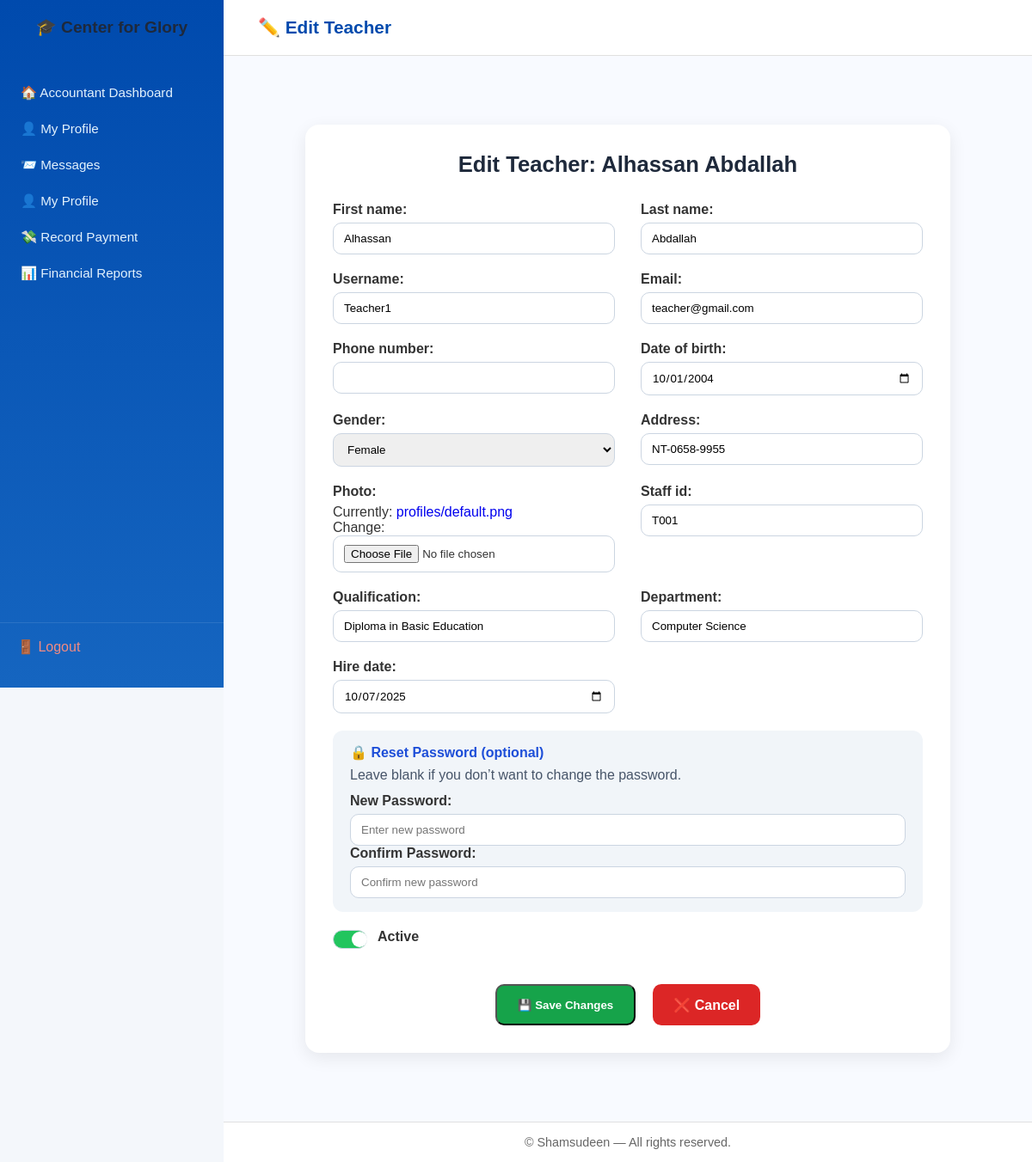
The app's page /accounts/admin/teacher/edit/1/ (signed in) with its own data.
### accounts/models.py (models this page shows, shortened)
class BaseProfile(models.Model):
    user = models.OneToOneField(CustomUser, on_delete=models.CASCADE, related_name="%(class)s_profile")
    date_of_birth = models.DateField(blank=True, null=True)
    gender = models.CharField(
        max_length=10,
        choices=[("Male", "Male"), ("Female", "Female")],
        blank=True,
    )
    address = models.CharField(max_length=255, blank=True)
    photo = models.ImageField(upload_to="profiles/", default="profiles/default.png")
    class Meta:
        abstract = True

class Teacher(BaseProfile):
    staff_id = models.CharField(max_length=20, unique=True)
    qualification = models.CharField(max_length=100, blank=True)
    department = models.CharField(max_length=100, blank=True)
    hire_date = models.DateField(blank=True, null=True)

class CustomUser(AbstractUser):
    class Roles(models.TextChoices):
        SUPER_ADMIN = "super_admin", _("Super Administrator")
        ADMIN = "admin", _("Administrator / Principal")
        TEACHER = "teacher", _("Teacher")
        STUDENT = "student", _("Student")
        ACCOUNTANT = "accountant", _("Accountant")
        PARENT = "parent", _("Parent / Guardian")
    username = models.CharField(max_length=150, unique=True)
    email = models.EmailField(unique=True)
    role = models.CharField(max_length=20, choices=Roles.choices, default=Roles.STUDENT)
    phone_number = models.CharField(
        max_length=15,
        validators=[RegexValidator(r"^\+?\d{9,15}$", "Enter a valid phone number.")],
        blank=True,
        null=True,
    )
    is_verified = models.BooleanField(default=False)
    USERNAME_FIELD = "username"
    REQUIRED_FIELDS = ["email"]

### accounts/views.py (the view)
# urls.py: path("admin/teacher/edit/<int:pk>/", views.edit_teacher, name="edit_teacher"),
@login_required
def edit_teacher(request, pk):
    teacher = get_object_or_404(Teacher, pk=pk)
    user = teacher.user  # linked CustomUser
    if request.method == "POST":
        user_form = UserForm(request.POST, instance=user)
        teacher_form = TeacherProfileForm(request.POST, instance=teacher)
        new_password = request.POST.get("new_password")  # optional password
        confirm_password = request.POST.get("confirm_password")
        is_active = request.POST.get("is_active")  # Active checkbox
        if user_form.is_valid() and teacher_form.is_valid():
            user_form.save()
            teacher_form.save()
            if new_password:
                if new_password == confirm_password:
                    user.set_password(new_password)
                    user.save(update_fields=["password"])
                    messages.info(request, f"🔑 Password for {user.username} has been reset successfully.")
                else:
                    messages.error(request, "❌ Passwords do not match.")
                    return render(
                        request,
                        "accounts/edit_teacher.html",
                        {
                            "user_form": user_form,
                            "teacher_form": teacher_form,
                            "teacher": teacher,
                        },
                    )
            user.is_active = bool(is_active)
            user.save(update_fields=["is_active"])
            messages.success(request, "✅ Teacher and user details updated successfully.")
            return redirect("manage_teachers")
    else:
        user_form = UserForm(instance=user)
        teacher_form = TeacherProfileForm(instance=teacher)
    return render(
        request,
        "accounts/edit_teacher.html",
        {"user_form": user_form, "teacher_form": teacher_form, "teacher": teacher},
    )

### accounts/forms.py
class UserForm(forms.ModelForm):
    class Meta:
        model = CustomUser
        fields = ["first_name", "last_name", "username", "email", "phone_number", "role"]
        widgets = {
            "first_name": forms.TextInput(attrs={"class": "form-control"}),
            "last_name": forms.TextInput(attrs={"class": "form-control"}),
            "username": forms.TextInput(attrs={"class": "form-control"}),
            "email": forms.EmailInput(attrs={"class": "form-control"}),
            "phone_number": forms.TextInput(attrs={"class": "form-control"}),
            "role": forms.HiddenInput(),  # 👈 hide it from the form
        }

class TeacherProfileForm(BaseProfileForm):
    class Meta(BaseProfileForm.Meta):
        model = Teacher
        fields = BaseProfileForm.Meta.fields + [
            "staff_id",
            "qualification",
            "department",
            "hire_date",
        ]
        widgets = {
            **BaseProfileForm.Meta.widgets,
            "staff_id": forms.TextInput(attrs={"class": "form-control"}),
            "qualification": forms.TextInput(attrs={"class": "form-control"}),
            "department": forms.TextInput(attrs={"class": "form-control"}),
            "hire_date": forms.DateInput(attrs={"type": "date", "class": "form-control"}),
        }

### templates/accounts/edit_teacher.html (shortened to what this page needs)
{% extends "accounts/base_dashboard.html" %}
{% block header %}✏️ Edit Teacher{% endblock %}
{% block content %}
<div class="form-container">
    <h2>Edit Teacher: {{ teacher.user.get_full_name }}</h2>
    <form method="POST">
        {{ user_form.as_p }}
        {{ teacher_form.as_p }}
        <div class="password-section full-width">
            <h4>🔒 Reset Password (optional)</h4>
            <p>Leave blank if you don’t want to change the password.</p>
            <label for="new_password">New Password:</label>
            <input type="password" id="new_password" name="new_password" placeholder="Enter new password">
            <label for="confirm_password">Confirm Password:</label>
            <input type="password" id="confirm_password" name="confirm_password" placeholder="Confirm new password">
        </div>
        <div class="toggle-switch">
            <input type="checkbox" name="is_active" id="is_active" {% if teacher.user.is_active %}checked{% endif %}>
            <label for="is_active">Active</label>
        </div>
        <div class="form-actions">
            <button type="submit" class="btn save">💾 Save Changes</button>
            <a href="{% url 'manage_teachers' %}" class="btn cancel">❌ Cancel</a>
        </div>
    </form>
</div>
{% endblock %}

### templates/accounts/edit_teacher.html (style rules this page uses)
.form-container { background: #fff; border-radius: 16px; padding: 32px; max-width: 750px; margin: 40px auto; box-shadow: 0 6px 20px rgba(0,0,0,0.08); animation: fadeIn 0.5s ease; }
h2 { color: #1e293b; font-size: 1.6rem; margin-bottom: 1.8rem; text-align: center; }
form { display: grid; grid-template-columns: 1fr 1fr; gap: 20px 30px; }
form label { font-weight: 600; margin-bottom: 6px; display: block; }
input, select { width: 100%; padding: 10px 12px; border: 1.5px solid #cbd5e1; border-radius: 10px; outline: none; transition: all 0.2s; }
.full-width { grid-column: span 2; }
.password-section { background: #f1f5f9; padding: 16px 20px; border-radius: 12px; grid-column: span 2; }
.password-section h4 { margin-bottom: 8px; color: #1d4ed8; }
.password-section p { margin-bottom: 12px; color: #475569; }
.toggle-switch { display: flex; align-items: center; gap: 12px; grid-column: span 2; }
.toggle-switch input[type="checkbox"] { width: 40px; height: 20px; -webkit-appearance: none; background: #cbd5e1; border-radius: 20px; position: relative; outline: none; cursor: pointer; transition: background 0.3s; }
.toggle-switch input[type="checkbox"]:checked { background: #22c55e; }
.toggle-switch input[type="checkbox"]::after { content: ''; width: 18px; height: 18px; background: #fff; border-radius: 50%; position: absolute; top: 1px; left: 1px; transition: transform 0.3s; }
.toggle-switch input[type="checkbox"]:checked::after { transform: translateX(20px); }
.form-actions { grid-column: span 2; display: flex; justify-content: center; gap: 20px; margin-top: 20px; }
.btn { padding: 0.9rem 1.5rem; border-radius: 10px; font-weight: 600; text-decoration: none; color: #fff; transition: 0.3s; }
.btn.save { background: #16a34a; }
.btn.cancel { background: #dc2626; }

### records on screen
Teacher: user.get_full_name "Alhassan Abdallah", date_of_birth "10/01/2004", gender "Female", address "NT-0658-9955", staff_id "T001", qualification "Diploma in Basic Education", department "Computer Science", hire_date "10/07/2025", user_id "☑"
CustomUser: first_name "Alhassan", last_name "Abdallah", username "Teacher1", email "teacher@gmail.com"
